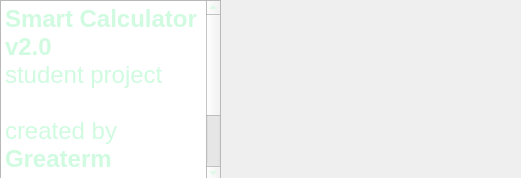
<?xml version="1.0" encoding="UTF-8"?>
<ui version="4.0">
 <class>info</class>
 <widget class="QDialog" name="info">
  <property name="geometry">
   <rect>
    <x>0</x>
    <y>0</y>
    <width>521</width>
    <height>178</height>
   </rect>
  </property>
  <property name="sizePolicy">
   <sizepolicy hsizetype="Fixed" vsizetype="Fixed">
    <horstretch>0</horstretch>
    <verstretch>0</verstretch>
   </sizepolicy>
  </property>
  <property name="windowTitle">
   <string>Dialog</string>
  </property>
  <widget class="QLabel" name="gifLabel">
   <property name="geometry">
    <rect>
     <x>200</x>
     <y>0</y>
     <width>321</width>
     <height>181</height>
    </rect>
   </property>
   <property name="text">
    <string/>
   </property>
   <property name="pixmap">
    <pixmap resource="resource.qrc">:/resources/icons/info.gif</pixmap>
   </property>
  </widget>
  <widget class="QTextBrowser" name="textBrowser">
   <property name="geometry">
    <rect>
     <x>0</x>
     <y>0</y>
     <width>221</width>
     <height>181</height>
    </rect>
   </property>
   <property name="styleSheet">
    <string notr="true">color: rgb(208, 251, 225);
</string>
   </property>
   <property name="html">
    <string>&lt;!DOCTYPE HTML PUBLIC &quot;-//W3C//DTD HTML 4.0//EN&quot; &quot;http://www.w3.org/TR/REC-html40/strict.dtd&quot;&gt;
&lt;html&gt;&lt;head&gt;&lt;meta name=&quot;qrichtext&quot; content=&quot;1&quot; /&gt;&lt;meta charset=&quot;utf-8&quot; /&gt;&lt;style type=&quot;text/css&quot;&gt;
p, li { white-space: pre-wrap; }
&lt;/style&gt;&lt;/head&gt;&lt;body style=&quot; font-family:'.AppleSystemUIFont'; font-size:13pt; font-weight:400; font-style:normal;&quot;&gt;
&lt;p style=&quot; margin-top:0px; margin-bottom:0px; margin-left:0px; margin-right:0px; -qt-block-indent:0; text-indent:0px;&quot;&gt;&lt;span style=&quot; font-family:'Quicksand','sans-serif'; font-size:18pt; font-weight:700;&quot;&gt;Smart Calculator v2.0&lt;/span&gt;&lt;/p&gt;
&lt;p style=&quot; margin-top:0px; margin-bottom:0px; margin-left:0px; margin-right:0px; -qt-block-indent:0; text-indent:0px;&quot;&gt;&lt;span style=&quot; font-family:'Quicksand','sans-serif'; font-size:18pt;&quot;&gt;student project&lt;/span&gt;&lt;/p&gt;
&lt;p style=&quot;-qt-paragraph-type:empty; margin-top:0px; margin-bottom:0px; margin-left:0px; margin-right:0px; -qt-block-indent:0; text-indent:0px; font-family:'Quicksand','sans-serif'; font-size:18pt;&quot;&gt;&lt;br /&gt;&lt;/p&gt;
&lt;p style=&quot; margin-top:0px; margin-bottom:0px; margin-left:0px; margin-right:0px; -qt-block-indent:0; text-indent:0px;&quot;&gt;&lt;span style=&quot; font-family:'Quicksand','sans-serif'; font-size:18pt;&quot;&gt;created by &lt;/span&gt;&lt;span style=&quot; font-family:'Quicksand','sans-serif'; font-size:18pt; font-weight:700;&quot;&gt;Greaterm&lt;/span&gt;&lt;span style=&quot; font-family:'Quicksand','sans-serif'; font-size:18pt;&quot;&gt; &lt;/span&gt;&lt;/p&gt;
&lt;p style=&quot; margin-top:12px; margin-bottom:12px; margin-left:0px; margin-right:0px; -qt-block-indent:0; text-indent:0px; line-height:50%;&quot;&gt;&lt;span style=&quot; font-family:'Quicksand','sans-serif'; font-size:18pt;&quot;&gt;for School 21 Moscow    &lt;/span&gt;&lt;/p&gt;
&lt;p style=&quot; margin-top:12px; margin-bottom:12px; margin-left:0px; margin-right:0px; -qt-block-indent:0; text-indent:0px; line-height:50%;&quot;&gt;&lt;a href=&quot;https://github.com/queeju&quot;&gt;&lt;span style=&quot; font-family:'Quicksand','sans-serif'; font-size:18pt; text-decoration: underline; color:#007af4;&quot;&gt;github.com/queeju&lt;/span&gt;&lt;/a&gt;&lt;span style=&quot; font-family:'Quicksand','sans-serif'; font-size:18pt;&quot;&gt;    &lt;/span&gt;&lt;/p&gt;
&lt;p style=&quot; margin-top:12px; margin-bottom:12px; margin-left:0px; margin-right:0px; -qt-block-indent:0; text-indent:0px; line-height:50%;&quot;&gt;&lt;span style=&quot; font-family:'Quicksand','sans-serif'; font-size:18pt;&quot;&gt;© 2024&lt;/span&gt;&lt;/p&gt;&lt;/body&gt;&lt;/html&gt;</string>
   </property>
  </widget>
 </widget>
 <resources>
  <include location="resource.qrc"/>
 </resources>
 <connections/>
</ui>
